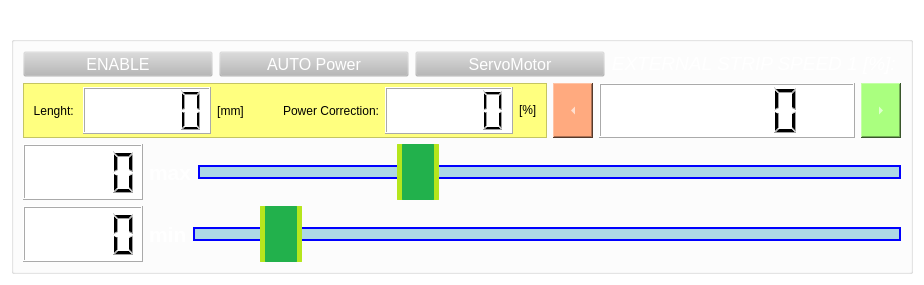
          <widget class="QWidget" name="pageSet_Gen1">
           <property name="styleSheet">
            <string notr="true">background-color: rgba(0, 0, 0, 0%);</string>
           </property>
           <layout class="QVBoxLayout" name="verticalLayout_6">
            <item>
             <widget class="QGroupBox" name="groupSetupGen1">
              <property name="font">
               <font>
                <pointsize>16</pointsize>
                <italic>true</italic>
               </font>
              </property>
              <property name="styleSheet">
               <string notr="true">color: rgb(255, 255, 255);
background-color: rgba(255, 255, 255, 0%);</string>
              </property>
              <property name="title">
               <string>External Welding G1:</string>
              </property>
              <layout class="QVBoxLayout" name="verticalLayout_10">
               <item>
                <layout class="QHBoxLayout" name="horizontalLayout_12">
                 <item>
                  <widget class="QToolButton" name="tbtEnableGen1">
                   <property name="sizePolicy">
                    <sizepolicy hsizetype="Fixed" vsizetype="Fixed">
                     <horstretch>0</horstretch>
                     <verstretch>0</verstretch>
                    </sizepolicy>
                   </property>
                   <property name="minimumSize">
                    <size>
                     <width>190</width>
                     <height>0</height>
                    </size>
                   </property>
                   <property name="maximumSize">
                    <size>
                     <width>190</width>
                     <height>16777215</height>
                    </size>
                   </property>
                   <property name="font">
                    <font>
                     <pointsize>12</pointsize>
                     <weight>50</weight>
                     <bold>false</bold>
                    </font>
                   </property>
                   <property name="styleSheet">
                    <string notr="true">color: white;
background-color: rgba(184, 184, 184, 0%);</string>
                   </property>
                   <property name="text">
                    <string>ENABLE</string>
                   </property>
                   <property name="icon">
                    <iconset resource="icones.qrc">
                     <normaloff>:/new/prefix1/Icones/switchOFF_Trans.png</normaloff>
                     <normalon>:/new/prefix1/Icones/switchON_Trans.png</normalon>:/new/prefix1/Icones/switchOFF_Trans.png</iconset>
                   </property>
                   <property name="iconSize">
                    <size>
                     <width>80</width>
                     <height>36</height>
                    </size>
                   </property>
                   <property name="checkable">
                    <bool>true</bool>
                   </property>
                   <property name="toolButtonStyle">
                    <enum>Qt::ToolButtonTextBesideIcon</enum>
                   </property>
                  </widget>
                 </item>
                 <item>
                  <widget class="QToolButton" name="tbtEnablePower1">
                   <property name="sizePolicy">
                    <sizepolicy hsizetype="Fixed" vsizetype="Fixed">
                     <horstretch>0</horstretch>
                     <verstretch>0</verstretch>
                    </sizepolicy>
                   </property>
                   <property name="minimumSize">
                    <size>
                     <width>190</width>
                     <height>0</height>
                    </size>
                   </property>
                   <property name="maximumSize">
                    <size>
                     <width>190</width>
                     <height>16777215</height>
                    </size>
                   </property>
                   <property name="font">
                    <font>
                     <pointsize>12</pointsize>
                    </font>
                   </property>
                   <property name="styleSheet">
                    <string notr="true">color: white;
background-color: rgba(184, 184, 184, 0%);</string>
                   </property>
                   <property name="text">
                    <string>AUTO Power</string>
                   </property>
                   <property name="icon">
                    <iconset resource="icones.qrc">
                     <normaloff>:/new/prefix1/Icones/switchOFF_Trans.png</normaloff>
                     <normalon>:/new/prefix1/Icones/switchON_Trans.png</normalon>:/new/prefix1/Icones/switchOFF_Trans.png</iconset>
                   </property>
                   <property name="iconSize">
                    <size>
                     <width>80</width>
                     <height>36</height>
                    </size>
                   </property>
                   <property name="checkable">
                    <bool>true</bool>
                   </property>
                   <property name="toolButtonStyle">
                    <enum>Qt::ToolButtonTextBesideIcon</enum>
                   </property>
                  </widget>
                 </item>
                 <item>
                  <widget class="QToolButton" name="tbtEnableMotor1">
                   <property name="sizePolicy">
                    <sizepolicy hsizetype="Fixed" vsizetype="Fixed">
                     <horstretch>0</horstretch>
                     <verstretch>0</verstretch>
                    </sizepolicy>
                   </property>
                   <property name="minimumSize">
                    <size>
                     <width>190</width>
                     <height>0</height>
                    </size>
                   </property>
                   <property name="maximumSize">
                    <size>
                     <width>190</width>
                     <height>16777215</height>
                    </size>
                   </property>
                   <property name="font">
                    <font>
                     <pointsize>12</pointsize>
                    </font>
                   </property>
                   <property name="styleSheet">
                    <string notr="true">color: white;
background-color: rgba(184, 184, 184, 0%);</string>
                   </property>
                   <property name="text">
                    <string>ServoMotor</string>
                   </property>
                   <property name="icon">
                    <iconset resource="icones.qrc">
                     <normaloff>:/new/prefix1/Icones/switchOFF_Trans.png</normaloff>
                     <normalon>:/new/prefix1/Icones/switchON_Trans.png</normalon>:/new/prefix1/Icones/switchOFF_Trans.png</iconset>
                   </property>
                   <property name="iconSize">
                    <size>
                     <width>80</width>
                     <height>36</height>
                    </size>
                   </property>
                   <property name="checkable">
                    <bool>true</bool>
                   </property>
                   <property name="toolButtonStyle">
                    <enum>Qt::ToolButtonTextBesideIcon</enum>
                   </property>
                  </widget>
                 </item>
                 <item>
                  <widget class="QLabel" name="label_2">
                   <property name="sizePolicy">
                    <sizepolicy hsizetype="Preferred" vsizetype="Fixed">
                     <horstretch>0</horstretch>
                     <verstretch>0</verstretch>
                    </sizepolicy>
                   </property>
                   <property name="font">
                    <font>
                     <pointsize>14</pointsize>
                     <weight>50</weight>
                     <italic>true</italic>
                     <bold>false</bold>
                    </font>
                   </property>
                   <property name="text">
                    <string>EXTERNAL STRIP SPEED 1 [%]: </string>
                   </property>
                   <property name="alignment">
                    <set>Qt::AlignRight|Qt::AlignTrailing|Qt::AlignVCenter</set>
                   </property>
                  </widget>
                 </item>
                </layout>
               </item>
               <item>
                <layout class="QHBoxLayout" name="horizontalLayout_13">
                 <item>
                  <layout class="QVBoxLayout" name="verticalLayout_5">
                   <item>
                    <layout class="QHBoxLayout" name="horizontalLayout">
                     <item>
                      <widget class="QFrame" name="frame_2">
                       <property name="styleSheet">
                        <string notr="true">background-color: rgb(255, 255, 127);</string>
                       </property>
                       <property name="frameShape">
                        <enum>QFrame::StyledPanel</enum>
                       </property>
                       <property name="frameShadow">
                        <enum>QFrame::Raised</enum>
                       </property>
                       <layout class="QHBoxLayout" name="horizontalLayout_14">
                        <property name="topMargin">
                         <number>3</number>
                        </property>
                        <property name="bottomMargin">
                         <number>3</number>
                        </property>
                        <item>
                         <widget class="QLabel" name="label_15">
                          <property name="sizePolicy">
                           <sizepolicy hsizetype="Fixed" vsizetype="Preferred">
                            <horstretch>0</horstretch>
                            <verstretch>0</verstretch>
                           </sizepolicy>
                          </property>
                          <property name="styleSheet">
                           <string notr="true">color: rgb(0, 0, 0);</string>
                          </property>
                          <property name="text">
                           <string>Lenght: </string>
                          </property>
                          <property name="alignment">
                           <set>Qt::AlignRight|Qt::AlignTrailing|Qt::AlignVCenter</set>
                          </property>
                         </widget>
                        </item>
                        <item>
                         <widget class="QLCDNumber" name="lcdLenghtCor1">
                          <property name="styleSheet">
                           <string notr="true">color: black;
background-color: white;</string>
                          </property>
                         </widget>
                        </item>
                        <item>
                         <widget class="QLabel" name="label_16">
                          <property name="sizePolicy">
                           <sizepolicy hsizetype="Fixed" vsizetype="Preferred">
                            <horstretch>0</horstretch>
                            <verstretch>0</verstretch>
                           </sizepolicy>
                          </property>
                          <property name="styleSheet">
                           <string notr="true">color: rgb(0, 0, 0);</string>
                          </property>
                          <property name="text">
                           <string>[mm]</string>
                          </property>
                          <property name="alignment">
                           <set>Qt::AlignCenter</set>
                          </property>
                         </widget>
                        </item>
                        <item>
                         <widget class="QLabel" name="label_11">
                          <property name="styleSheet">
                           <string notr="true">color: rgb(0, 0, 0);</string>
                          </property>
                          <property name="text">
                           <string>Power Correction:</string>
                          </property>
                          <property name="alignment">
                           <set>Qt::AlignRight|Qt::AlignTrailing|Qt::AlignVCenter</set>
                          </property>
                         </widget>
                        </item>
                        <item>
                         <widget class="QLCDNumber" name="lcdPowerCor1">
                          <property name="styleSheet">
                           <string notr="true">color: black;
background-color: white;</string>
                          </property>
                         </widget>
                        </item>
                        <item>
                         <widget class="QLabel" name="label_25">
                          <property name="sizePolicy">
                           <sizepolicy hsizetype="Fixed" vsizetype="Fixed">
                            <horstretch>0</horstretch>
                            <verstretch>0</verstretch>
                           </sizepolicy>
                          </property>
                          <property name="styleSheet">
                           <string notr="true">color: rgb(0, 0, 0);</string>
                          </property>
                          <property name="text">
                           <string>[%]</string>
                          </property>
                         </widget>
                        </item>
                       </layout>
                      </widget>
                     </item>
                     <item>
                      <widget class="QToolButton" name="nES">
                       <property name="styleSheet">
                        <string notr="true">background-color: rgb(255, 170, 127);</string>
                       </property>
                       <property name="text">
                        <string>...</string>
                       </property>
                       <property name="iconSize">
                        <size>
                         <width>32</width>
                         <height>48</height>
                        </size>
                       </property>
                       <property name="arrowType">
                        <enum>Qt::LeftArrow</enum>
                       </property>
                      </widget>
                     </item>
                     <item>
                      <widget class="QLCDNumber" name="lcdExtRollDiameter">
                       <property name="minimumSize">
                        <size>
                         <width>0</width>
                         <height>50</height>
                        </size>
                       </property>
                       <property name="maximumSize">
                        <size>
                         <width>256</width>
                         <height>16777215</height>
                        </size>
                       </property>
                       <property name="styleSheet">
                        <string notr="true">color: black;
background-color: white;</string>
                       </property>
                       <property name="smallDecimalPoint">
                        <bool>true</bool>
                       </property>
                      </widget>
                     </item>
                     <item>
                      <widget class="QToolButton" name="pES">
                       <property name="styleSheet">
                        <string notr="true">background-color: rgb(170, 255, 127);</string>
                       </property>
                       <property name="text">
                        <string>...</string>
                       </property>
                       <property name="iconSize">
                        <size>
                         <width>32</width>
                         <height>48</height>
                        </size>
                       </property>
                       <property name="arrowType">
                        <enum>Qt::RightArrow</enum>
                       </property>
                      </widget>
                     </item>
                    </layout>
                   </item>
                  </layout>
                 </item>
                </layout>
               </item>
               <item>
                <layout class="QHBoxLayout" name="horizontalLayout_6">
                 <item>
                  <widget class="QLCDNumber" name="lcdMaxGen1">
                   <property name="sizePolicy">
                    <sizepolicy hsizetype="Preferred" vsizetype="Preferred">
                     <horstretch>0</horstretch>
                     <verstretch>0</verstretch>
                    </sizepolicy>
                   </property>
                   <property name="minimumSize">
                    <size>
                     <width>120</width>
                     <height>32</height>
                    </size>
                   </property>
                   <property name="styleSheet">
                    <string notr="true">color: black;
background-color: white;</string>
                   </property>
                   <property name="smallDecimalPoint">
                    <bool>true</bool>
                   </property>
                   <property name="digitCount">
                    <number>4</number>
                   </property>
                  </widget>
                 </item>
                 <item>
                  <widget class="QLabel" name="label_13">
                   <property name="sizePolicy">
                    <sizepolicy hsizetype="Preferred" vsizetype="Preferred">
                     <horstretch>0</horstretch>
                     <verstretch>0</verstretch>
                    </sizepolicy>
                   </property>
                   <property name="font">
                    <font>
                     <pointsize>16</pointsize>
                     <weight>75</weight>
                     <bold>true</bold>
                    </font>
                   </property>
                   <property name="text">
                    <string>max</string>
                   </property>
                  </widget>
                 </item>
                 <item>
                  <widget class="QSlider" name="slideMaxGen1">
                   <property name="sizePolicy">
                    <sizepolicy hsizetype="Expanding" vsizetype="Preferred">
                     <horstretch>0</horstretch>
                     <verstretch>0</verstretch>
                    </sizepolicy>
                   </property>
                   <property name="minimumSize">
                    <size>
                     <width>0</width>
                     <height>56</height>
                    </size>
                   </property>
                   <property name="maximumSize">
                    <size>
                     <width>16777215</width>
                     <height>16777215</height>
                    </size>
                   </property>
                   <property name="styleSheet">
                    <string notr="true">QSlider{
	min-height: 56px;
	background-color:rgba(255,255,255,0%);

}
QSlider::groove:horizontal{
	border: 2px solid blue;
	height: 10px;
	background: lightblue;
	margin: 0 0px;
}
QSlider::handle:horizontal{
	background: #22B14C;
	border: 5px solid #B5E61D;
	width: 32px;
	margin: -32px -1px;
	border-radius:10px;
}</string>
                   </property>
                   <property name="minimum">
                    <number>20</number>
                   </property>
                   <property name="maximum">
                    <number>120</number>
                   </property>
                   <property name="value">
                    <number>50</number>
                   </property>
                   <property name="orientation">
                    <enum>Qt::Horizontal</enum>
                   </property>
                  </widget>
                 </item>
                </layout>
               </item>
               <item>
                <layout class="QHBoxLayout" name="horizontalLayout_7">
                 <item>
                  <widget class="QLCDNumber" name="lcdMinGen1">
                   <property name="sizePolicy">
                    <sizepolicy hsizetype="Preferred" vsizetype="Preferred">
                     <horstretch>0</horstretch>
                     <verstretch>0</verstretch>
                    </sizepolicy>
                   </property>
                   <property name="minimumSize">
                    <size>
                     <width>120</width>
                     <height>32</height>
                    </size>
                   </property>
                   <property name="styleSheet">
                    <string notr="true">color: black;
background-color: white;</string>
                   </property>
                   <property name="smallDecimalPoint">
                    <bool>true</bool>
                   </property>
                   <property name="digitCount">
                    <number>4</number>
                   </property>
                  </widget>
                 </item>
                 <item>
                  <widget class="QLabel" name="label_14">
                   <property name="sizePolicy">
                    <sizepolicy hsizetype="Preferred" vsizetype="Preferred">
                     <horstretch>0</horstretch>
                     <verstretch>0</verstretch>
                    </sizepolicy>
                   </property>
                   <property name="font">
                    <font>
                     <pointsize>16</pointsize>
                     <weight>75</weight>
                     <bold>true</bold>
                    </font>
                   </property>
                   <property name="text">
                    <string>min</string>
                   </property>
                  </widget>
                 </item>
                 <item>
                  <widget class="QSlider" name="slideMinGen1">
                   <property name="enabled">
                    <bool>true</bool>
                   </property>
                   <property name="sizePolicy">
                    <sizepolicy hsizetype="Expanding" vsizetype="Preferred">
                     <horstretch>0</horstretch>
                     <verstretch>0</verstretch>
                    </sizepolicy>
                   </property>
                   <property name="minimumSize">
                    <size>
                     <width>0</width>
                     <height>56</height>
                    </size>
                   </property>
                   <property name="maximumSize">
                    <size>
                     <width>16777215</width>
                     <height>16777215</height>
                    </size>
                   </property>
                   <property name="styleSheet">
                    <string notr="true">QSlider{
	min-height: 56px;
	background-color:rgba(255,255,255,0%);

}
QSlider::groove:horizontal{
	border: 2px solid blue;
	height: 10px;
	background: lightblue;
	margin: 0 0px;
}
QSlider::handle:horizontal{
	background: #22B14C;
	border: 5px solid #B5E61D;
	width: 32px;
	margin: -32px -1px;
	border-radius:10px;
}</string>
                   </property>
                   <property name="minimum">
                    <number>20</number>
                   </property>
                   <property name="maximum">
                    <number>120</number>
                   </property>
                   <property name="value">
                    <number>30</number>
                   </property>
                   <property name="orientation">
                    <enum>Qt::Horizontal</enum>
                   </property>
                  </widget>
                 </item>
                </layout>
               </item>
              </layout>
             </widget>
            </item>
           </layout>
          </widget>
